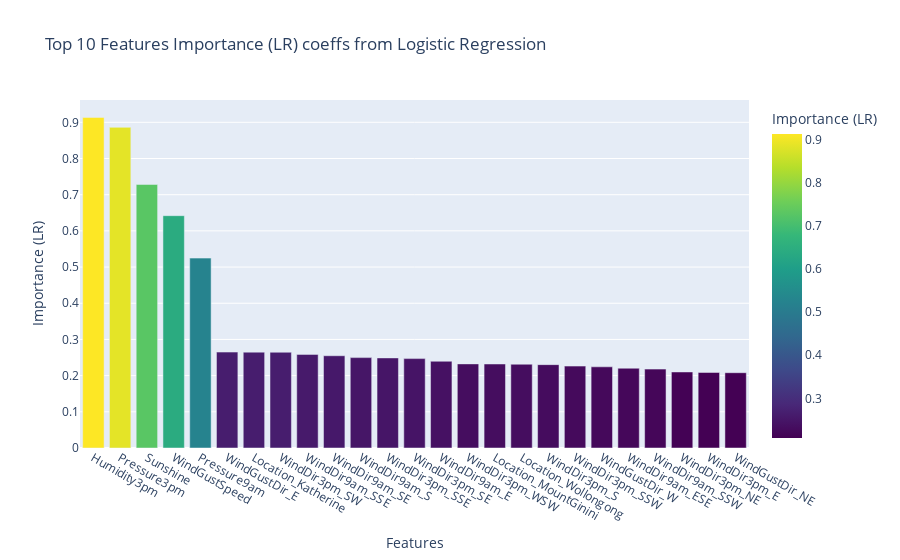

Notebook code cell kept with this figure:
### Markdown cell above
### Feature importance 
#### 1. Sigmoid classifier i.e Logistic regression 
#### 2. Tree based - Random Forest

### Code cell
## Checking the "m" value of the features using Logistic regression model 
LR = LogisticRegression()

LR.fit(x_train / np.std(x_train, 0), y_train)
importanceLR=LR.coef_

importanceLR=importanceLR.tolist()
importanceLR=[item for sublist in importanceLR for item in sublist]
importanceLR=[abs(ele) for ele in importanceLR]

feat_labels=x_train.columns[:]
feat_labels=feat_labels.tolist()

df_imp_LR=pd.DataFrame({'Features':feat_labels,'Importance_LR':importanceLR}).sort_values('Importance_LR', ascending=False)
#df_imp_LR

df_top10_fea_cols = df_imp_LR.head(10)
LR_top10_fea = df_top10_fea_cols['Features'].tolist()

df_top25 = df_imp_LR.head(25)

fig = px.bar(df_top25, x='Features', y='Importance_LR',
             labels={'Importance_LR': 'Importance (LR)', 'Features': 'Features'},
             title='Top 10 Features Importance (LR) coeffs from Logistic Regression',
             color='Importance_LR', 
             color_continuous_scale='Viridis')

fig.show()

### Figure 1 — Plotly figure (JSON) as saved in the notebook; plotly's stock layout.template omitted (floating-point values rounded to 4 significant figures)
{"data": [{"alignmentgroup": "True", "hovertemplate": "Features=%{x}<br>Importance (LR)=%{marker.color}<extra></extra>", "legendgroup": "", "marker": {"color": [0.9136, 0.8861, 0.7282, 0.642, 0.5247, 0.265, 0.2649, 0.2646, 0.2587, 0.255, 0.2498, 0.2489, 0.2471, 0.2397, 0.2324, 0.2322, 0.2315, 0.2304, 0.2263, 0.2243, 0.2205, 0.218, 0.2101, 0.2087, 0.2081], "coloraxis": "coloraxis", "pattern": {"shape": ""}}, "name": "", "offsetgroup": "", "orientation": "v", "showlegend": false, "textposition": "auto", "type": "bar", "x": ["Humidity3pm", "Pressure3pm", "Sunshine", "WindGustSpeed", "Pressure9am", "WindGustDir_E", "Location_Katherine", "WindDir3pm_SW", "WindDir9am_SSE", "WindDir9am_SE", "WindDir9am_S", "WindDir3pm_SSE", "WindDir3pm_SE", "WindDir9am_E", "WindDir3pm_WSW", "Location_MountGinini", "Location_Wollongong", "WindDir3pm_S", "WindDir3pm_SSW", "WindGustDir_W", "WindDir9am_ESE", "WindDir9am_SSW", "WindDir3pm_NE", "WindDir3pm_E", "WindGustDir_NE"], "xaxis": "x", "y": [0.9136, 0.8861, 0.7282, 0.642, 0.5247, 0.265, 0.2649, 0.2646, 0.2587, 0.255, 0.2498, 0.2489, 0.2471, 0.2397, 0.2324, 0.2322, 0.2315, 0.2304, 0.2263, 0.2243, 0.2205, 0.218, 0.2101, 0.2087, 0.2081], "yaxis": "y"}], "layout": {"barmode": "relative", "coloraxis": {"colorbar": {"title": {"text": "Importance (LR)"}}, "colorscale": [[0, "#440154"], [0.1111, "#482878"], [0.2222, "#3e4989"], [0.3333, "#31688e"], [0.4444, "#26828e"], [0.5556, "#1f9e89"], [0.6667, "#35b779"], [0.7778, "#6ece58"], [0.8889, "#b5de2b"], [1, "#fde725"]]}, "legend": {"tracegroupgap": 0}, "title": {"text": "Top 10 Features Importance (LR) coeffs from Logistic Regression"}, "xaxis": {"anchor": "y", "domain": [0, 1], "title": {"text": "Features"}}, "yaxis": {"anchor": "x", "domain": [0, 1], "title": {"text": "Importance (LR)"}}}}
